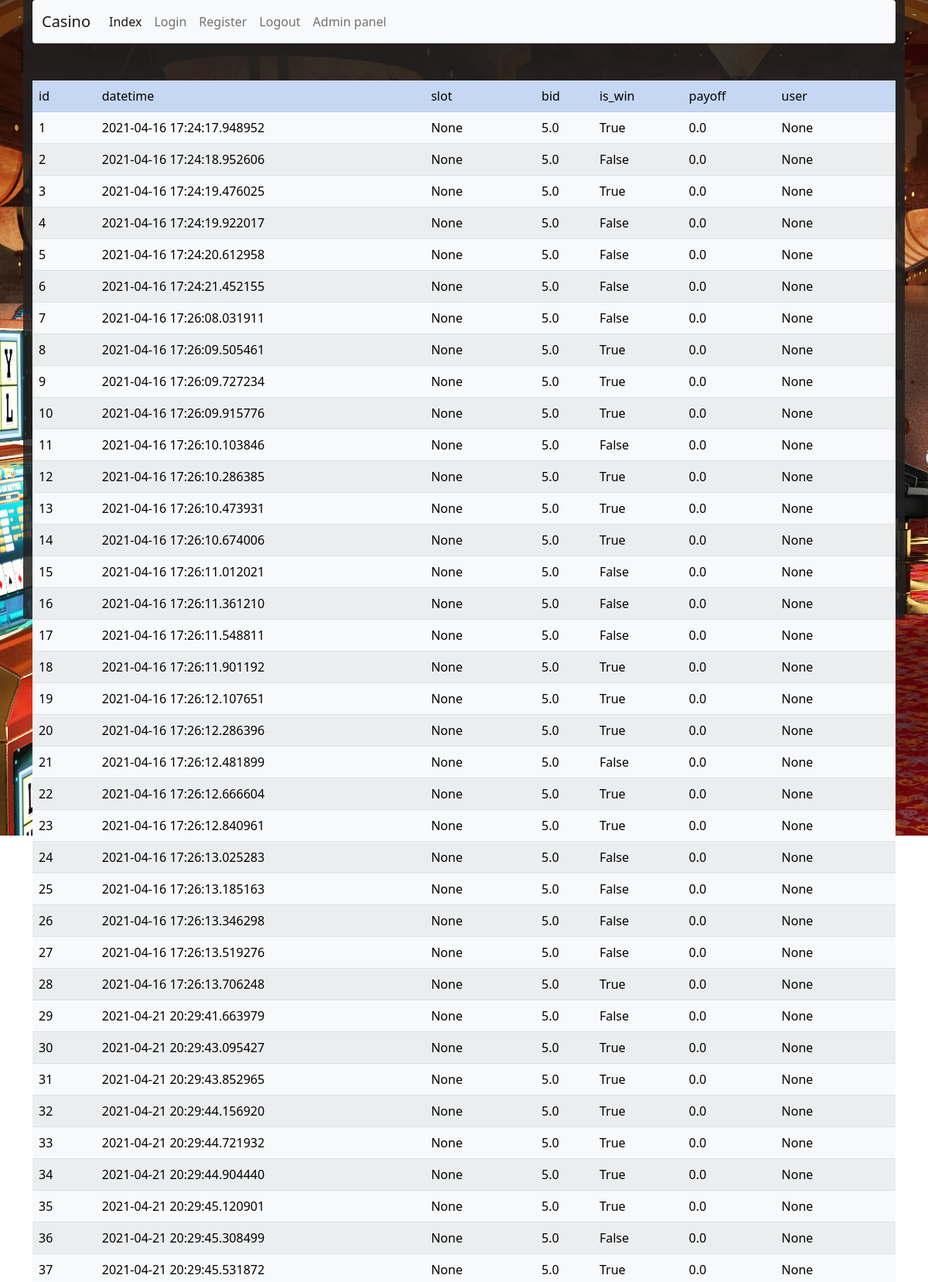
Screenshot of /admin/games (upper part) with the database file from the repository.
### main.py (models this page shows)
class Game(db.Model):
    __tablename__ = "game"
    id = db.Column(db.Integer, primary_key=True)
    datetime = db.Column(db.DateTime, default=datetime.utcnow)
    slot = db.relationship('Slot', backref='game', uselist=False)
    bid = db.Column(db.Float, nullable=False)
    is_win = db.Column(db.Boolean, nullable=False)
    payoff = db.Column(db.Float, nullable=False)
    user = db.relationship('User', backref='game', uselist=False)

### main.py (the view)
@app.route("/admin/games")
def admin_games():
    games = Game.query.all()
    return render_template("admin_games.html", games=games)

### templates/admin_games.html (shortened to what this page needs)
{% extends 'base.html' %}
{% block body %}
    <table class="table table-striped table-hover">
        <tr class="table-primary">
            <td>id</td>
            <td>datetime</td>
            <td>slot</td>
            <td>bid</td>
            <td>is_win</td>
            <td>payoff</td>
            <td>user</td>
        </tr>
        {% for game in games %}
            <tr class="table-light">
                <td>{{ game.id }}</td>
                <td>{{ game.datetime }}</td>
                <td>{{ game.slot }}</td>
                <td>{{ game.bid }}</td>
                <td>{{ game.is_win }}</td>
                <td>{{ game.payoff }}</td>
                <td>{{ game.user }}</td>
            </tr>
        {% endfor %}
    </table>
{% endblock %}

### rows the page displays
Game: id "1", datetime "2021-04-16 17:24:17.948952", slot "None", bid "5.0", is_win "True", payoff "0.0", user "None"
Game: id "2", datetime "2021-04-16 17:24:18.952606", slot "None", bid "5.0", is_win "False", payoff "0.0", user "None"
Game: id "3", datetime "2021-04-16 17:24:19.476025", slot "None", bid "5.0", is_win "True", payoff "0.0", user "None"
Game: id "4", datetime "2021-04-16 17:24:19.922017", slot "None", bid "5.0", is_win "False", payoff "0.0", user "None"
Game: id "5", datetime "2021-04-16 17:24:20.612958", slot "None", bid "5.0", is_win "False", payoff "0.0", user "None"
Game: id "6", datetime "2021-04-16 17:24:21.452155", slot "None", bid "5.0", is_win "False", payoff "0.0", user "None"
Game: id "7", datetime "2021-04-16 17:26:08.031911", slot "None", bid "5.0", is_win "False", payoff "0.0", user "None"
Game: id "8", datetime "2021-04-16 17:26:09.505461", slot "None", bid "5.0", is_win "True", payoff "0.0", user "None"
Game: id "9", datetime "2021-04-16 17:26:09.727234", slot "None", bid "5.0", is_win "True", payoff "0.0", user "None"
Game: id "10", datetime "2021-04-16 17:26:09.915776", slot "None", bid "5.0", is_win "True", payoff "0.0", user "None"
Game: id "11", datetime "2021-04-16 17:26:10.103846", slot "None", bid "5.0", is_win "False", payoff "0.0", user "None"
Game: id "12", datetime "2021-04-16 17:26:10.286385", slot "None", bid "5.0", is_win "True", payoff "0.0", user "None"
Game: id "13", datetime "2021-04-16 17:26:10.473931", slot "None", bid "5.0", is_win "True", payoff "0.0", user "None"
Game: id "14", datetime "2021-04-16 17:26:10.674006", slot "None", bid "5.0", is_win "True", payoff "0.0", user "None"
Game: id "15", datetime "2021-04-16 17:26:11.012021", slot "None", bid "5.0", is_win "False", payoff "0.0", user "None"
Game: id "16", datetime "2021-04-16 17:26:11.361210", slot "None", bid "5.0", is_win "False", payoff "0.0", user "None"
Game: id "17", datetime "2021-04-16 17:26:11.548811", slot "None", bid "5.0", is_win "False", payoff "0.0", user "None"
Game: id "18", datetime "2021-04-16 17:26:11.901192", slot "None", bid "5.0", is_win "True", payoff "0.0", user "None"
Game: id "19", datetime "2021-04-16 17:26:12.107651", slot "None", bid "5.0", is_win "True", payoff "0.0", user "None"
Game: id "20", datetime "2021-04-16 17:26:12.286396", slot "None", bid "5.0", is_win "True", payoff "0.0", user "None"
Game: id "21", datetime "2021-04-16 17:26:12.481899", slot "None", bid "5.0", is_win "False", payoff "0.0", user "None"
Game: id "22", datetime "2021-04-16 17:26:12.666604", slot "None", bid "5.0", is_win "True", payoff "0.0", user "None"
Game: id "23", datetime "2021-04-16 17:26:12.840961", slot "None", bid "5.0", is_win "True", payoff "0.0", user "None"
Game: id "24", datetime "2021-04-16 17:26:13.025283", slot "None", bid "5.0", is_win "False", payoff "0.0", user "None"
Game: id "25", datetime "2021-04-16 17:26:13.185163", slot "None", bid "5.0", is_win "False", payoff "0.0", user "None"
Game: id "26", datetime "2021-04-16 17:26:13.346298", slot "None", bid "5.0", is_win "False", payoff "0.0", user "None"
Game: id "27", datetime "2021-04-16 17:26:13.519276", slot "None", bid "5.0", is_win "False", payoff "0.0", user "None"
Game: id "28", datetime "2021-04-16 17:26:13.706248", slot "None", bid "5.0", is_win "True", payoff "0.0", user "None"
Game: id "29", datetime "2021-04-21 20:29:41.663979", slot "None", bid "5.0", is_win "False", payoff "0.0", user "None"
Game: id "30", datetime "2021-04-21 20:29:43.095427", slot "None", bid "5.0", is_win "True", payoff "0.0", user "None"
Game: id "31", datetime "2021-04-21 20:29:43.852965", slot "None", bid "5.0", is_win "True", payoff "0.0", user "None"
Game: id "32", datetime "2021-04-21 20:29:44.156920", slot "None", bid "5.0", is_win "True", payoff "0.0", user "None"
Game: id "33", datetime "2021-04-21 20:29:44.721932", slot "None", bid "5.0", is_win "True", payoff "0.0", user "None"
Game: id "34", datetime "2021-04-21 20:29:44.904440", slot "None", bid "5.0", is_win "True", payoff "0.0", user "None"
Game: id "35", datetime "2021-04-21 20:29:45.120901", slot "None", bid "5.0", is_win "True", payoff "0.0", user "None"
Game: id "36", datetime "2021-04-21 20:29:45.308499", slot "None", bid "5.0", is_win "False", payoff "0.0", user "None"
Game: id "37", datetime "2021-04-21 20:29:45.531872", slot "None", bid "5.0", is_win "True", payoff "0.0", user "None"
